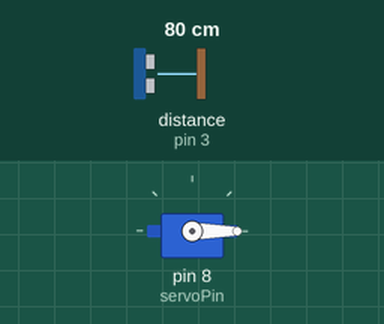
This sketch was run on a simulated Arduino Uno, built with avr-gcc and run on an emulated ATmega328P. Parts: servo. Wiring (inferred from the names in the program): ultrasonic range finder: trigger pin 3; echo pin 3. Inputs (shaded band) come from the test bench; at power-on: distance to the obstacle (sensor on pin 3) 80 cm. The echo pulse lasts 58.3 µs per cm.

Above: at 1.2 s.
1.3 s: distance to the obstacle (sensor on pin 3) set to 23 cm
2.8 s: distance to the obstacle (sensor on pin 3) set to 18 cm
At 3.4 s:
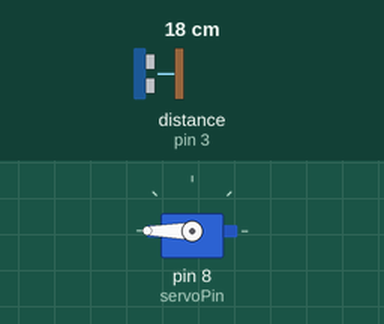
4.3 s: distance to the obstacle (sensor on pin 3) set to 35 cm
At 6.9 s:
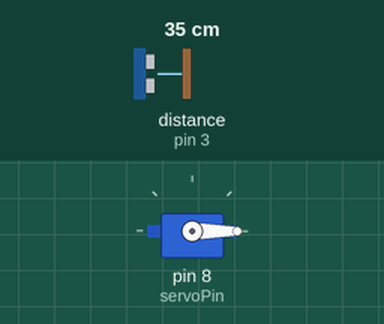
7.3 s: distance to the obstacle (sensor on pin 3) set to 2 cm
At 8.4 s:
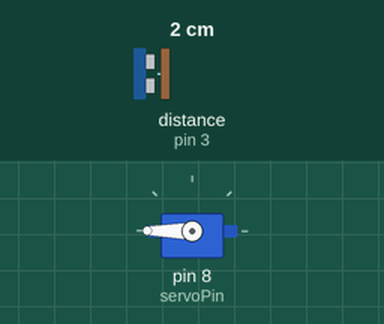
Timing chart, 0 to 9.8 s (numbered marks = the images above; inputs shaded):
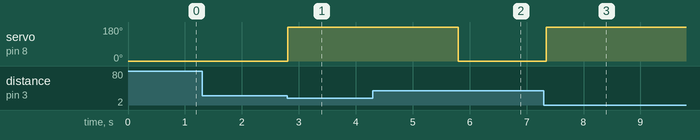

Measured:
- the behaviour switches between 21 and 20 cm on distance to the obstacle (sensor on pin 3) (found by bisection; images 0 and 1)
- after the input at 1.3 s, every drawn part: stays the same
- after the input at 2.8 s, servo on pin 8 (servoPin): 0° → 180° at once
- after the input at 4.3 s, servo on pin 8 (servoPin): goes on until 5.8 s, then stays 0°
- after the input at 7.3 s, servo on pin 8 (servoPin): 0° → 180° after 0.05 s

The sketch:

10_BahnschrankeLoesung.ino
```cpp
// Bahnschrankensteuerung mit:
// - Grove Ultrasonic Distance Sensor V2.0 an D8
// - Grove Servo an D3

#include <Servo.h> // Servo-Bibliothek einbinden

// Grove Ultrasonic Sensor V2.0 ist an Pin D3 angeschlossen
const int ultrasonicPin = 3; // Digital Pin 3 für den Grove Sensor

// Grove Servo ist an Pin D8 angeschlossen
const int servoPin = 8;
Servo schranke;

// Hier Entfernung anpassen
const int schwellwert = 20; // Anpassbarer Schwellwert

// Hier Winkel anpassen
const int winkelAuf = 180;
const int winkelZu = 0;

void setup() {
  // Grove Sensor benötigt kein spezielles Setup im setup()

  // Servo initialisieren
  schranke.attach(servoPin);
  schranke.write(winkelZu); // Startposition: Schranke geschlossen

}

void loop() {
  // Entfernung messen
  long entfernung = messeEntfernung();

  // Schrankensteuerung
  if (entfernung > 0 && entfernung < schwellwert) {
    Serial.println("Objekt erkannt! Öffne Schranke...");
    schranke.write(winkelAuf); // Schranke öffnen (100°)
    delay(3000);        // Offen halten für 3 Sekunden
    schranke.write(winkelZu);  // Schranke schließen (0°)
  }

  // Wartezeit zwischen den Messungen
  delay(100);
}

// Funktion zur Entfernungsmessung mit Grove Ultrasonic V2.0
long messeEntfernung() {
  // Sensor vorbereiten
  pinMode(ultrasonicPin, OUTPUT);
  digitalWrite(ultrasonicPin, LOW);
  delayMicroseconds(2);

  // Trigger-Impuls senden
  digitalWrite(ultrasonicPin, HIGH);
  delayMicroseconds(10);
  digitalWrite(ultrasonicPin, LOW);

  // Auf Echo warten
  pinMode(ultrasonicPin, INPUT);
  long dauer = pulseIn(ultrasonicPin, HIGH);

  // Entfernung berechnen (Schallgeschwindigkeit 343 m/s → 0.034 cm/µs)
  long entfernung = (dauer * 0.034) / 2;

  return entfernung;
}
```
